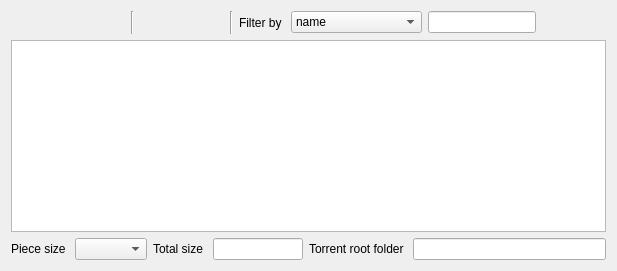
      <widget class="QWidget" name="tab_4">
       <attribute name="title">
        <string>Files</string>
       </attribute>
       <layout class="QVBoxLayout" name="verticalLayout_4">
        <item>
         <layout class="QHBoxLayout" name="horizontalLayout_4">
          <item>
           <widget class="QToolButton" name="btnMakeTorrent">
            <property name="focusPolicy">
             <enum>Qt::NoFocus</enum>
            </property>
            <property name="toolTip">
             <string>Calculate pieces hashes</string>
            </property>
            <property name="text">
             <string/>
            </property>
            <property name="autoRaise">
             <bool>true</bool>
            </property>
           </widget>
          </item>
          <item>
           <widget class="QToolButton" name="btnAddFile">
            <property name="focusPolicy">
             <enum>Qt::NoFocus</enum>
            </property>
            <property name="toolTip">
             <string>Add files</string>
            </property>
            <property name="text">
             <string/>
            </property>
            <property name="autoRaise">
             <bool>true</bool>
            </property>
           </widget>
          </item>
          <item>
           <widget class="QToolButton" name="btnAddFolder">
            <property name="focusPolicy">
             <enum>Qt::NoFocus</enum>
            </property>
            <property name="toolTip">
             <string>Add folder</string>
            </property>
            <property name="text">
             <string/>
            </property>
            <property name="autoRaise">
             <bool>true</bool>
            </property>
           </widget>
          </item>
          <item>
           <widget class="QToolButton" name="btnReloadFiles">
            <property name="focusPolicy">
             <enum>Qt::NoFocus</enum>
            </property>
            <property name="toolTip">
             <string>Reload files list from current torrent data</string>
            </property>
            <property name="text">
             <string/>
            </property>
            <property name="autoRaise">
             <bool>true</bool>
            </property>
           </widget>
          </item>
          <item>
           <widget class="Line" name="line">
            <property name="orientation">
             <enum>Qt::Vertical</enum>
            </property>
           </widget>
          </item>
          <item>
           <widget class="QToolButton" name="btnRemoveFiles">
            <property name="focusPolicy">
             <enum>Qt::NoFocus</enum>
            </property>
            <property name="toolTip">
             <string>Remove selected files</string>
            </property>
            <property name="text">
             <string/>
            </property>
            <property name="autoRaise">
             <bool>true</bool>
            </property>
           </widget>
          </item>
          <item>
           <widget class="QToolButton" name="btnUpFile">
            <property name="focusPolicy">
             <enum>Qt::NoFocus</enum>
            </property>
            <property name="toolTip">
             <string>Move file up</string>
            </property>
            <property name="text">
             <string/>
            </property>
            <property name="autoRaise">
             <bool>true</bool>
            </property>
           </widget>
          </item>
          <item>
           <widget class="QToolButton" name="btnDownFile">
            <property name="focusPolicy">
             <enum>Qt::NoFocus</enum>
            </property>
            <property name="toolTip">
             <string>Move file down</string>
            </property>
            <property name="text">
             <string/>
            </property>
            <property name="autoRaise">
             <bool>true</bool>
            </property>
           </widget>
          </item>
          <item>
           <widget class="Line" name="line_3">
            <property name="orientation">
             <enum>Qt::Vertical</enum>
            </property>
           </widget>
          </item>
          <item>
           <widget class="QLabel" name="label_16">
            <property name="text">
             <string>Filter by </string>
            </property>
           </widget>
          </item>
          <item>
           <widget class="QComboBox" name="cmbFilesFilter">
            <property name="toolTip">
             <string>&lt;html&gt;
  &lt;head/&gt;
  &lt;body&gt;
    &lt;p&gt;&lt;b&gt;name&lt;/b&gt;&lt;/p&gt;
    &lt;p style=&quot;margin-left: 20px&quot;&gt;file name with extension exactly equals with pattern&lt;/p&gt;
    &lt;br/&gt;
    &lt;p&gt;&lt;b&gt;extension&lt;/b&gt;&lt;/p&gt;
    &lt;p style=&quot;margin-left: 20px&quot;&gt;the symbols after the latest point exactly equals with pattern, for 'archive.tar.gz' it will be 'gz' for example&lt;/p&gt;
    &lt;br/&gt;
    &lt;p&gt;&lt;b&gt;wildcards&lt;/b&gt;&lt;/p&gt;
    &lt;p style=&quot;margin-left: 20px&quot;&gt;file name with extension matches with file globbing where '?' is one any symbol and '*' is any numbers of any symbols&lt;/p&gt;
    &lt;br/&gt;
    &lt;p&gt;&lt;b&gt;regular expression&lt;/b&gt;&lt;/p&gt;
    &lt;p style=&quot;margin-left: 20px&quot;&gt;full file path matches Perl-like regular expression&lt;/p&gt;
  &lt;/body&gt;
&lt;/html&gt;</string>
            </property>
            <item>
             <property name="text">
              <string>name</string>
             </property>
            </item>
            <item>
             <property name="text">
              <string>extension</string>
             </property>
            </item>
            <item>
             <property name="text">
              <string>wildcards</string>
             </property>
            </item>
            <item>
             <property name="text">
              <string>regular expression</string>
             </property>
            </item>
           </widget>
          </item>
          <item>
           <widget class="QLineEdit" name="lneFilesFilter">
            <property name="text">
             <string/>
            </property>
           </widget>
          </item>
          <item>
           <widget class="QToolButton" name="btnFilesFilter">
            <property name="focusPolicy">
             <enum>Qt::NoFocus</enum>
            </property>
            <property name="toolTip">
             <string>Filter files</string>
            </property>
            <property name="text">
             <string/>
            </property>
            <property name="autoRaise">
             <bool>true</bool>
            </property>
           </widget>
          </item>
          <item>
           <spacer name="horizontalSpacer_4">
            <property name="orientation">
             <enum>Qt::Horizontal</enum>
            </property>
            <property name="sizeHint" stdset="0">
             <size>
              <width>40</width>
              <height>20</height>
             </size>
            </property>
           </spacer>
          </item>
         </layout>
        </item>
        <item>
         <widget class="TableView" name="viewFiles">
          <property name="editTriggers">
           <set>QAbstractItemView::NoEditTriggers</set>
          </property>
          <property name="tabKeyNavigation">
           <bool>false</bool>
          </property>
          <property name="selectionBehavior">
           <enum>QAbstractItemView::SelectRows</enum>
          </property>
          <property name="horizontalScrollMode">
           <enum>QAbstractItemView::ScrollPerPixel</enum>
          </property>
          <attribute name="horizontalHeaderStretchLastSection">
           <bool>true</bool>
          </attribute>
         </widget>
        </item>
        <item>
         <layout class="QHBoxLayout" name="horizontalLayout_6">
          <item>
           <widget class="QLabel" name="label_11">
            <property name="text">
             <string>Piece size </string>
            </property>
           </widget>
          </item>
          <item>
           <widget class="QComboBox" name="cmbPieceSizes">
            <property name="maxVisibleItems">
             <number>20</number>
            </property>
            <property name="sizeAdjustPolicy">
             <enum>QComboBox::AdjustToContents</enum>
            </property>
           </widget>
          </item>
          <item>
           <widget class="QLabel" name="label_13">
            <property name="text">
             <string>Total size </string>
            </property>
           </widget>
          </item>
          <item>
           <widget class="QLineEdit" name="leTotalSize">
            <property name="sizePolicy">
             <sizepolicy hsizetype="Fixed" vsizetype="Fixed">
              <horstretch>0</horstretch>
              <verstretch>0</verstretch>
             </sizepolicy>
            </property>
            <property name="maximumSize">
             <size>
              <width>90</width>
              <height>16777215</height>
             </size>
            </property>
            <property name="focusPolicy">
             <enum>Qt::ClickFocus</enum>
            </property>
            <property name="readOnly">
             <bool>true</bool>
            </property>
           </widget>
          </item>
          <item>
           <widget class="QLabel" name="label_12">
            <property name="text">
             <string>Torrent root folder </string>
            </property>
           </widget>
          </item>
          <item>
           <widget class="FolderEdit" name="leBaseFolder"/>
          </item>
         </layout>
        </item>
       </layout>
      </widget>
